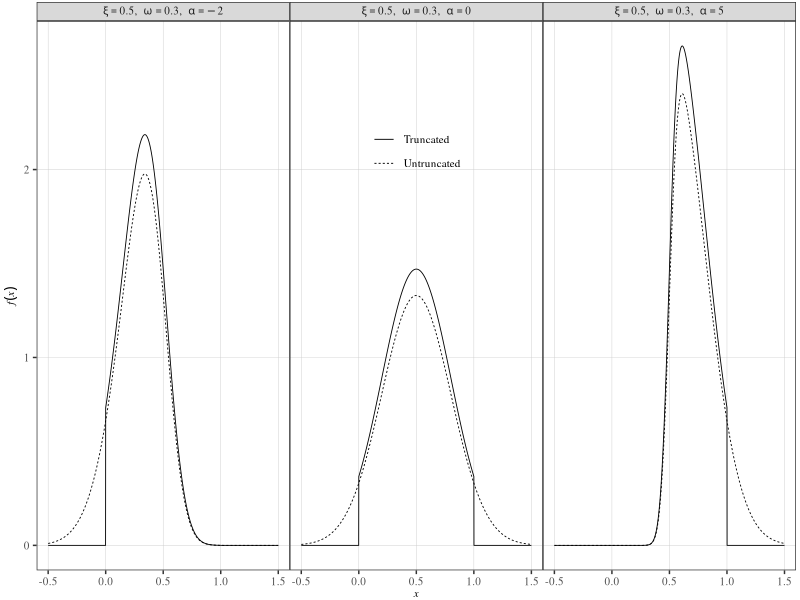

The R source for this figure: (Note: this script raises an error after producing the figure.)
################################################################################
# This code is written by Dazhi Yang
# School of Electrical Engineering and Automation
# Harbin Institute of Technology
# emails: yangdazhi.nus@gmail.com
################################################################################

rm(list = ls(all = TRUE))
libs <- c("dplyr", "sn", "ggplot2", "ggthemes")
invisible(lapply(libs, library, character.only = TRUE))

################################################################################
# global input
################################################################################
# Function to calculate truncated skew normal PDF
dtsn <- function(x, xi, omega, alpha, a, b) {
  # Calculate numerator: original skew normal PDF
  numerator <- dsn(x, xi = xi, omega = omega, alpha = alpha)

  # Calculate denominator: normalizing constant
  # Using psn (CDF of skew normal) for the bounds
  denominator <- psn(b, xi = xi, omega = omega, alpha = alpha) -
    psn(a, xi = xi, omega = omega, alpha = alpha)

  # Truncated PDF
  pdf <- ifelse(x >= a & x <= b, numerator / denominator, 0)

  return(pdf)
}

plot.size <- 8
line.size <- 0.3
point.size <- 0.05
legend.size <- 0.4
text.size <- plot.size * 5 / 14
# dir0 <- "/Users/dyang/Dropbox/Working papers/QC"
dir0 <- "/Users/seryangd/Library/CloudStorage/Dropbox/Working papers/distribution"
################################################################################
# Parameters
xi <- 0.5
omega <- 0.3
a <- 0 # lower truncation bound
b <- 1 # upper truncation bound
x <- seq(-0.5, 1.5, by = 0.001)
alpha <- c(-2, 0, 5)

data.plot <- NULL
for (i in seq_along(alpha))
{
  # untruncated version
  tmp <- dsn(x, xi = xi, omega = omega, alpha = alpha[i])
  data.plot <- data.plot %>%
    bind_rows(., tibble(x = x, y = tmp, group = paste0("xi==", xi, "*\', \'*~omega==", omega, "*\', \'*~alpha==", alpha[i]), type = "Untruncated"))
  # truncated version
  tmp <- dtsn(x, xi = xi, omega = omega, alpha = alpha[i], a, b)
  data.plot <- data.plot %>%
    bind_rows(., tibble(x = x, y = tmp, group = paste0("xi==", xi, "*\', \'*~omega==", omega, "*\', \'*~alpha==", alpha[i]), type = "Truncated"))
}

data.plot$group <- factor(data.plot$group, levels = paste0("xi==", xi, "*\', \'*~omega==", omega, "*\', \'*~alpha==", alpha))

p <- ggplot() +
  geom_line(aes(x = x, y = y, linetype = type), data = data.plot, linewidth = line.size) +
  facet_wrap(~group, labeller = label_parsed, nrow = 1) +
  # scale_color_manual(values = colorblind_pal()(8)[1:5], labels = scales::parse_format()) +
  scale_x_continuous(name = expression(paste(italic(x)))) +
  # scale_x_datetime(name = "Year", breaks = seq(ymd_h("2016-01-01 00"), ymd_h("2020-01-01 00"), by = "1 year"), labels = date_format("%Y"), expand = c(0.07,0)) +
  scale_y_continuous(name = expression(paste(italic(f)(italic(x))))) +
  theme_bw() +
  theme(plot.margin = unit(c(0.1, 0.2, 0, 0.2), "lines"), text = element_text(family = "Times", size = plot.size), axis.text = element_text(size = plot.size), panel.grid.minor = element_blank(), panel.grid.major = element_line(colour = "gray80", linewidth = line.size / 2), panel.background = element_rect(fill = "transparent"), plot.background = element_rect(fill = "transparent", color = NA), strip.text.x = element_text(size = plot.size, margin = unit(c(0.1, 0, 0.1, 0), "lines")), strip.text.y = element_text(size = plot.size, margin = unit(c(0, 0.1, 0, 0.1), "lines")), panel.spacing = unit(0, "lines"), legend.position = "inside", legend.position.inside = c(0.5, 0.75), legend.title = element_blank(), legend.text = element_text(size = plot.size), legend.background = element_rect(fill = "transparent"), legend.key = element_rect(fill = "transparent"), legend.box.margin = unit(c(-0.7, 0, 0, 0.0), "lines"))

p


setwd(file.path(dir0, "tex"))
ggsave(filename = "TSN.pdf", plot = p, width = 160, height = 40, unit = "mm")
